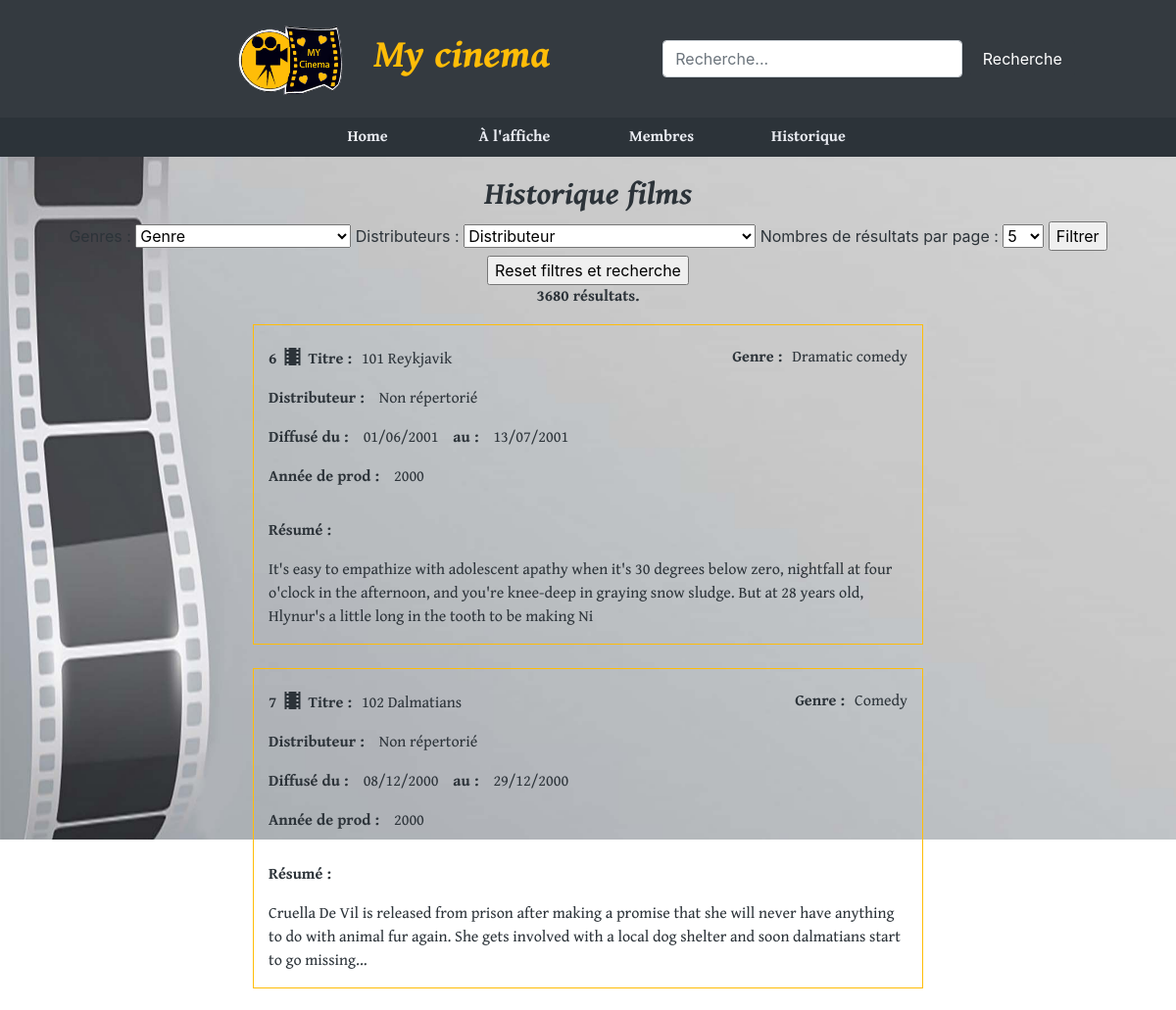
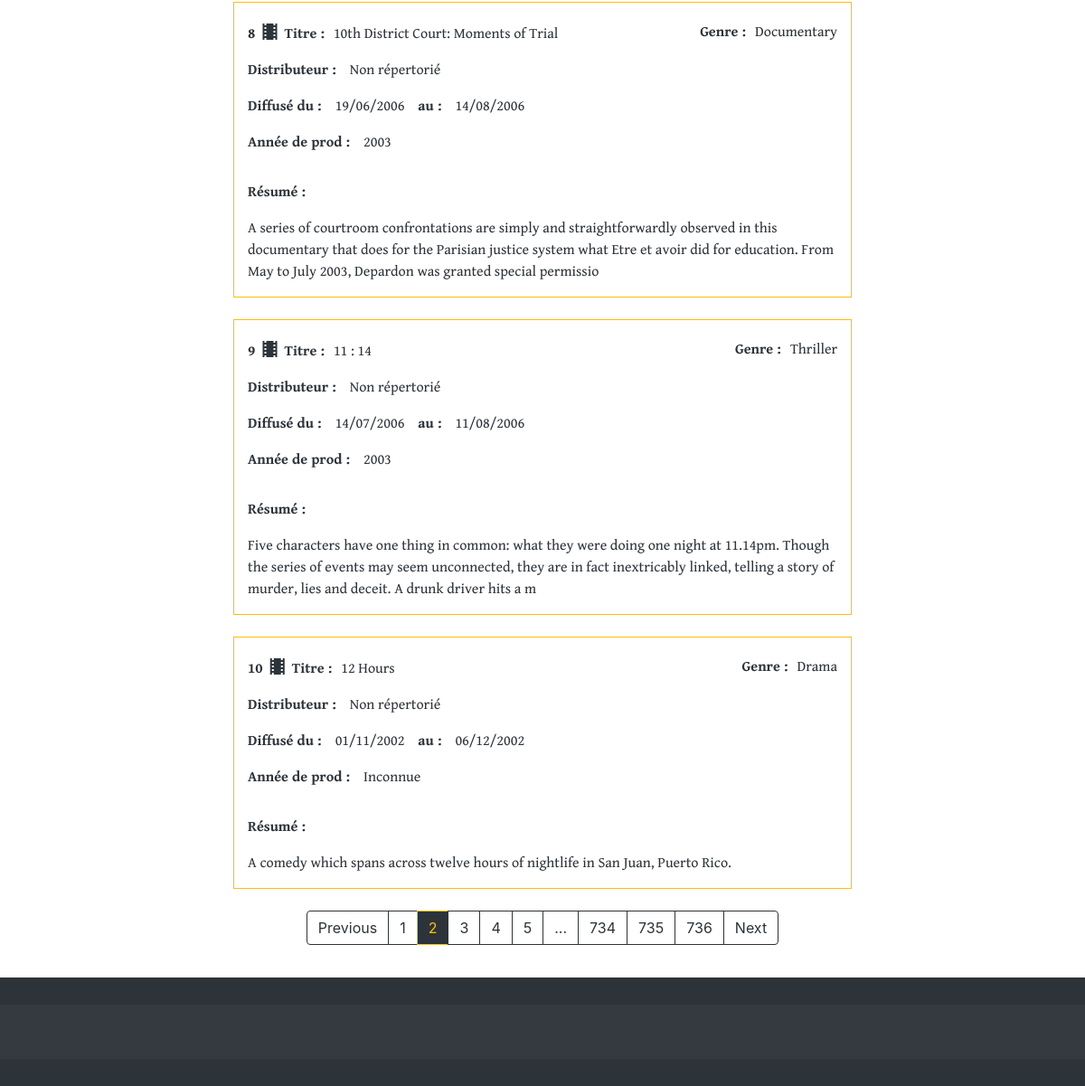
Screenshot of /historique_film.php?page=2&limit_page=5 with the database file from the repository (2 pictures, top to bottom).
### tables this page shows
CREATE TABLE `film` (
  `id_film` int(11) NOT NULL,
  `id_genre` tinyint(4) DEFAULT NULL,
  `id_distrib` int(11) DEFAULT NULL,
  `titre` varchar(255) NOT NULL,
  `resum` varchar(255) NOT NULL,
  `date_debut_affiche` date NOT NULL,
  `date_fin_affiche` date NOT NULL,
  `duree_min` int(11) NOT NULL,
  `annee_prod` int(11) DEFAULT NULL
);

CREATE TABLE `genre` (
  `id_genre` tinyint(4) NOT NULL,
  `nom` varchar(255) NOT NULL
);

### includes/functions_query.php (called while the page is built, shortened)
<?php
function create_query_historique($bdd)
{
    $query = ' SELECT film.titre, film.resum, film.date_debut_affiche,
    film.date_fin_affiche, film.annee_prod, film.id_film,
    genre.nom, distrib.nom FROM film
    LEFT JOIN distrib ON film.id_distrib = distrib.id_distrib
    LEFT JOIN genre ON film.id_genre = genre.id_genre';
    $query .= ' ORDER BY film.titre;';
    return $bdd->query($query);
}

### includes/functions.php (called while the page is built, shortened)
<?php
if (isset($_GET['limit_page']))
{
    $limit = $_GET['limit_page'];
}
else
{
    $limit = 5;
}

### historique_film.php (the view, shortened to what this page needs)
<?php
include 'includes/menu.php';
?>
<div class="div_body">
    <div class="container">
        <h2 class="row justify-content-center titre_2">Historique films</h2>
        <div class="row justify-content-center">
            <div class="filters row">
                <form action="" method="get">
                    <label for="genre">Genres :</label>
                    <select name="genre">
                        <?php
                        echo "<option value=\"\">Genre</option>";
                        ?>
                    </select>
                    <label for="distrib">Distributeurs :</label>
                    <select name="distrib">
                        <?php
                        echo "<option value=\"\">Distributeur</option>";
                        ?>
                    </select>
                    <label for="limit_page">Nombres de résultats par page :</label>
                    <select name="limit_page">
                        <option value="5">5</option>
                    </select>
                    <input type="submit" value="Filtrer">
                </div>
                <form class="input_reset" action="" method="get">
                    <input type="submit" value ="Reset filtres et recherche">
                </form>
            <div class="all_donnees">
                <?php
                    include 'includes/donnees_work_historique.php';
                ?>
            </div>
        </div>
        <nav aria-label="Pagination">
        <ul class="pagination justify-content-center">
            <?php
                include 'includes/pagination.php';
            ?>
        </ul>
        </nav>
    </div>
</div>
<?php
include 'includes/footer.php';
?>

### includes/donnees_work_historique.php (shortened to what this page needs)
<?php
$i = 0;
$result = create_query_historique($bdd);
echo "<div class=\"row justify-content-center\"><p class=\"bold\">" . $result->rowcount() . " résultats.</p></div>";
if ($result != null)
{
    $new_limit = $_GET['page']*$limit;
    while (($donnees = $result->fetch()) && $i < $new_limit)
    {
        $i++;
        if ($i > $new_limit-$limit)
        {
            if ($donnees['annee_prod'] == 0)
            {
                $donnees['annee_prod'] = "Inconnue";
            }
            if ($donnees['nom'] === null)
            {
                $donnees['nom'] = "Non répertorié";
            }
            if ($page_actual != "ajout_historique_membre.php")
            {
                echo "<div class=\"affichage\"><div class=\"row align_left\"><p class=\"bold\">".$i."
                <i class=\"material-icons\">&#xe54d;</i> Titre : </p>
                <p class=\"align_p\"> " . $donnees['titre'] . " </p></div>
                <div class=\"row align_right\"><p class=\"bold align_p\">  Genre : </p>
                <p class=\"align_p\">" . ucfirst($donnees[6]) . "</p></div>
                <div class=\"row align_left\"><p class=\"bold\">  Distributeur : </p>
                <p class=\"align_left\">" . ucfirst($donnees['nom']) . "</p></div>
                <div class=\"row align_left\"><p class=\"bold\">  Diffusé du : </p>
                <p class=\"align_left\">" . date("d/m/Y", strtotime($donnees['date_debut_affiche'])) . "</p>
                <p class=\"bold align_left\">  au : </p>
                <p class=\"align_left\">" . date("d/m/Y", strtotime($donnees['date_fin_affiche'])) . "</p></div>
                <div class=\"row align_left\"><p class=\"bold\"> Année de prod : </p>
                <p class=\"align_left\">" . $donnees['annee_prod'] . "</p></div>
                <div class=\"resum\"><p class=\"bold\">Résumé : </p>" . $donnees['resum'] . "</div>
                </div><br />";
            }
        }
    }
}
else
{
    echo "<div class=\"no_result\">Aucun résultat trouvé...</div>";
    $pages = 1;
}

### style.css (style rules this page uses)
.titre_2 { font-family: 'GenBkBasBI.ttf'; color: #2C3339; }
.div_body { padding-top: 20px; padding-bottom: 20px; background-image: url('images/fond_center3.jpg'); background-attachment: fixed; background-repeat: no-repeat; background-size: 100%; color: #2C3339; width: 100%; min-height: 700px; }
.all_donnees { width: 60%; }
.affichage { font-family: 'GenBkBasR.ttf'; border: 1px solid #ffbd08; padding-top: 15px; }
.resum { padding: 15px; }
.bold { font-family: 'GenBkBasB.ttf'; }
.align_p { margin-left: 10px; margin-top: 8px; }
.align_left { margin-left: 15px; }
.align_right { float: right; position: relative; right: 30px; bottom: 50px; max-width: 200px; }
.material-icons { position: relative; top: 5px; }
.pagination { margin-bottom: 0; }

### rows the page displays
film: titre "101 Reykjavik", id_genre.nom "Dramatic comedy", nom "Non répertorié", date_debut_affiche "01/06/2001", date_fin_affiche "13/07/2001", annee_prod "2000", resum "It's easy to empathize with adolescent apathy when it's 30 degrees below zero, nightfall at four o'clock in the afternoon, and you're knee-deep in graying snow sludge. But at 28 years old, Hlynur's a little long in the tooth to be making Ni"
film: titre "102 Dalmatians", id_genre.nom "Comedy", nom "Non répertorié", date_debut_affiche "08/12/2000", date_fin_affiche "29/12/2000", annee_prod "2000", resum "Cruella De Vil is released from prison after making a promise that she will never have anything to do with animal fur again. She gets involved with a local dog shelter and soon dalmatians start to go missing..."
film: titre "10th District Court: Moments of Trial", id_genre.nom "Documentary", nom "Non répertorié", date_debut_affiche "19/06/2006", date_fin_affiche "14/08/2006", annee_prod "2003", resum "A series of courtroom confrontations are simply and straightforwardly observed in this documentary that does for the Parisian justice system what Etre et avoir did for education. From May to July 2003, Depardon was granted special permissio"
film: titre "11 : 14", id_genre.nom "Thriller", nom "Non répertorié", date_debut_affiche "14/07/2006", date_fin_affiche "11/08/2006", annee_prod "2003", resum "Five characters have one thing in common: what they were doing one night at 11.14pm. Though the series of events may seem unconnected, they are in fact inextricably linked, telling a story of murder, lies and deceit. A drunk driver hits a m"
film: titre "12 Hours", id_genre.nom "Drama", nom "Non répertorié", date_debut_affiche "01/11/2002", date_fin_affiche "06/12/2002", annee_prod "Inconnue", resum "A comedy which spans across twelve hours of nightlife in San Juan, Puerto Rico."

### other values shown
$result->rowcount() "3680"
